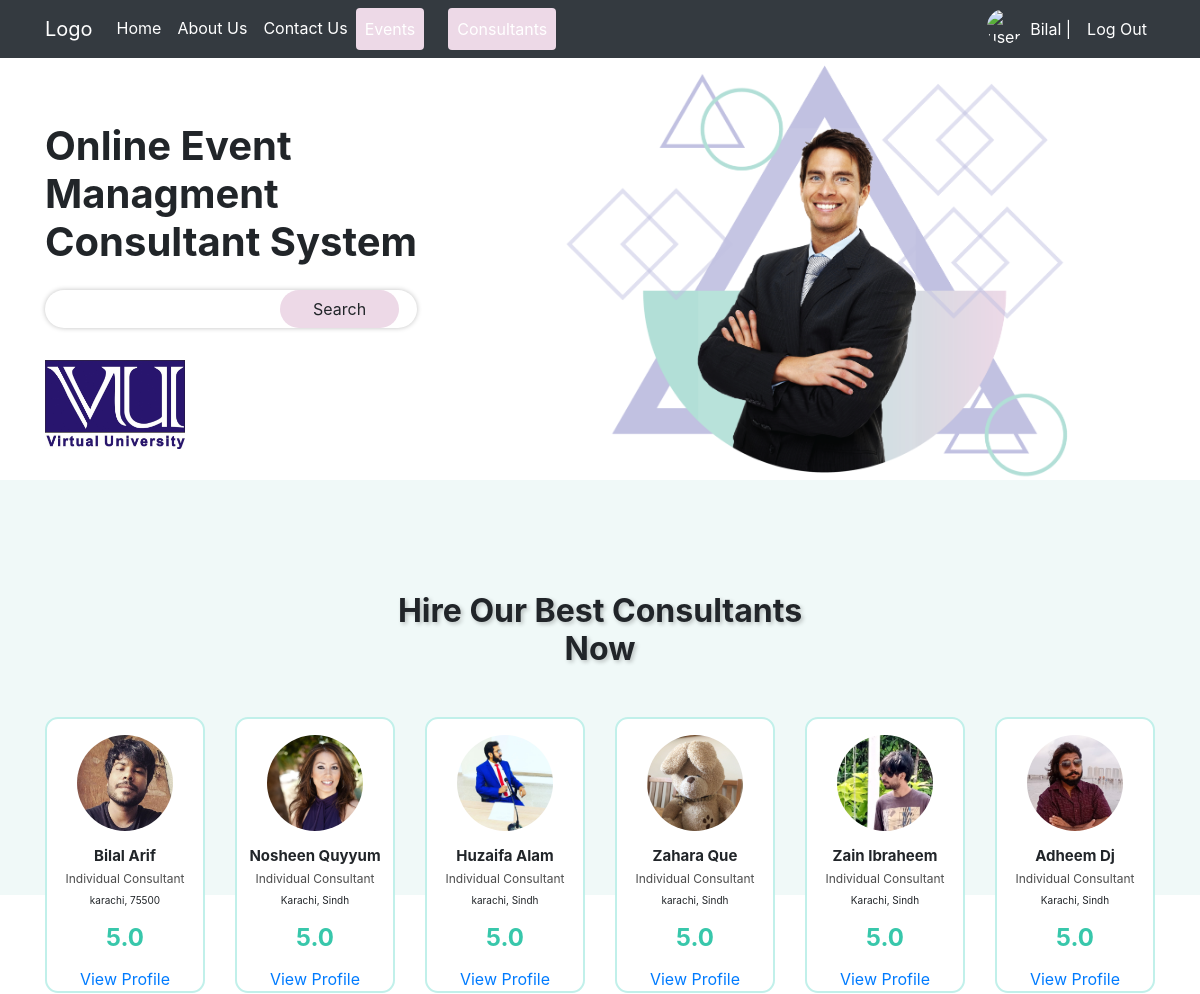
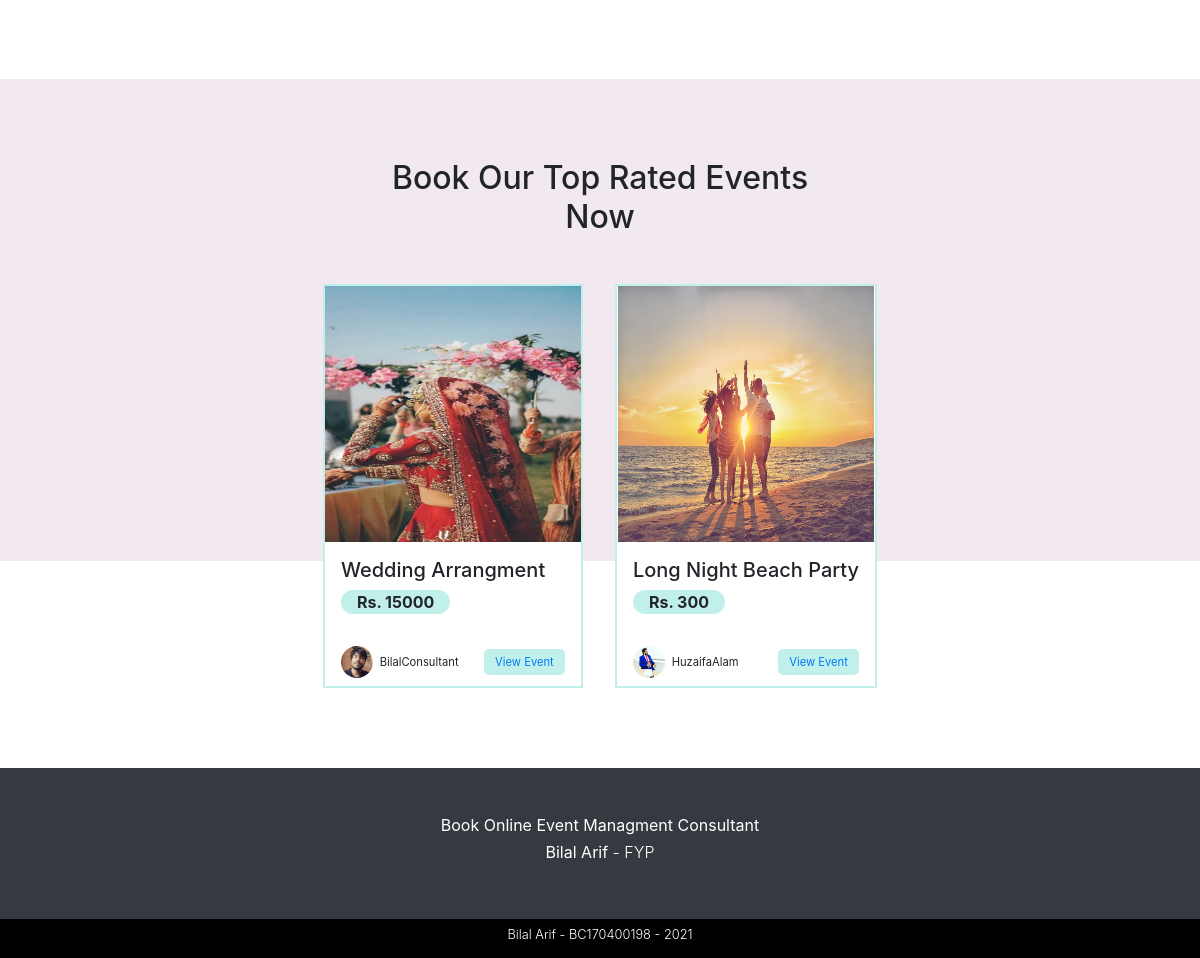
The page / (signed in) on the database its author committed (2 pictures, top to bottom).
### tables this page shows
CREATE TABLE IF NOT EXISTS `consultants` (
  `id` int(11) NOT NULL AUTO_INCREMENT,
  `username` varchar(100) NOT NULL,
  `email` varchar(100) NOT NULL,
  `consultant_type` varchar(255) NOT NULL,
  `rating` varchar(11) NOT NULL,
  `about` longtext NOT NULL,
  `profile_image` varchar(255) NOT NULL DEFAULT 'img/avatars/default.jpg',
  `firstname` varchar(100) NOT NULL,
  `lastname` varchar(100) NOT NULL,
  `password` varchar(255) NOT NULL,
  `role` varchar(50) NOT NULL,
  `availablity` varchar(50) NOT NULL DEFAULT 'available',
  `featured` tinyint(1) NOT NULL DEFAULT '0',
  `payment_methods` varchar(255) NOT NULL DEFAULT 'a:1:{i:0;s:4:"cash";}',
  `categories` varchar(255) DEFAULT NULL,
  `address` varchar(255) NOT NULL,
  `city` varchar(100) NOT NULL,
  `state` varchar(100) NOT NULL,
  `zip` varchar(100) NOT NULL,
  `profile_status` varchar(12) NOT NULL DEFAULT 'fine',
  `created_at` datetime NOT NULL DEFAULT CURRENT_TIMESTAMP,
  PRIMARY KEY (`id`)
);

CREATE TABLE IF NOT EXISTS `events` (
  `event_id` int(11) NOT NULL AUTO_INCREMENT,
  `event_title` text NOT NULL,
  `event_thumbnail` varchar(255) NOT NULL,
  `event_price` int(255) NOT NULL,
  `event_host` int(11) NOT NULL,
  `event_host_avatar` varchar(255) NOT NULL,
  `event_host_name` varchar(255) NOT NULL,
  `event_description` text NOT NULL,
  `event_categories` varchar(255) NOT NULL,
  `event_featured` tinyint(1) NOT NULL DEFAULT '0',
  `event_created` datetime NOT NULL DEFAULT CURRENT_TIMESTAMP,
  PRIMARY KEY (`event_id`)
);

### includes/classes/Database.php (called while the page is built, shortened)
<?php
class Database {
    private $pdo;
    public function __construct(){
        $this->pdo = new PDO("mysql:host=localhost;dbname=lamhey", "Bilal", "123123");
        $this->pdo->setAttribute(PDO::ATTR_ERRMODE, PDO::ERRMODE_EXCEPTION);
    }
    public function queryDB($sql, $mode, $values = array()){
        $stmt = $this->pdo->prepare($sql);
        foreach($values as $valueToBind){
            $stmt->bindValue($valueToBind[0], $valueToBind[1]);
        }
        $stmt->execute();
        if ($mode != Database::SELECTSINGLE && $mode != Database::SELECTALL && $mode != Database::EXECUTE){
            throw new Exception('Invalid Mode');
        }else if ($mode == Database::SELECTSINGLE){
            return $stmt->fetch(PDO::FETCH_ASSOC);
        }else if ($mode == Database::SELECTALL){
            return $stmt->fetchAll(PDO::FETCH_ASSOC);
        }
    }
}

### includes/classes/Consultant.php (called while the page is built, shortened)
<?php
    class Consultant extends User {
        public function featuredConsultants() {
            $sql = "SELECT * FROM consultants WHERE featured = :featured";
            $values = array( array(":featured", "1") );
            $result = $this->db->queryDB($sql, Database::SELECTALL, $values);
            return $result;
        }
    }

### includes/classes/User.php (called while the page is built, shortened)
<?php
class User {
    public function __construct($pUsername){
        $this->db = new Database();
    }
}

### includes/classes/Helper.php (called while the page is built, shortened)
<?php
class Helper {
    public function numericRating($_rating) {
        $oneStarPoints = 1;
        $threeStarPoints = 20;
        $fourStarPoints = 30;
        $fiveStarPoints = 40;
        $rating = $_rating;
                                    if ( $rating > $fiveStarPoints ) {
                                        return 5.0;
                                    }
    }
}

### includes/classes/Event.php (called while the page is built, shortened)
<?php
class Event {
    protected $db;
    public function __construct($_eventName){
        $this->db = new Database();
    }
    public function getFeaturedEvents() {
        $sql = "SELECT * FROM events WHERE event_featured = :event_featured";
        $values = array( array(":event_featured", "1") );
        $result =  $this->db->queryDB($sql, Database::SELECTALL, $values);
        return $result;
    }
}

### process/index_process.php (the view, shortened to what this page needs)
<?php
$events = new Event("HomeEvents");
$consultant = new Consultant("featuredConsultant");
$featuredConsultants = $consultant->featuredConsultants();
$featuredEvents = $events->getFeaturedEvents();
function featuredEventCard($event) {
    $id = $event['event_id'];
    $title = $event['event_title'];
    $thumbnail = $event['event_thumbnail'];
    $price = $event['event_price'];
    $hostAvatar = $event['event_host_avatar'];
    $hostName = $event['event_host_name'];
    $card =
    <<<HTML
        <div class="event-card mx-3">
            <div class="event-card-header">
                <img src="$thumbnail" alt="">
            </div>
            <div class="event-card-body">
                <h5 class="event-card-title">$title</h5>
                <label class="event-card-price">Rs. $price</label>
            </div>
            <div class="event-card-footer">
                <div class="event-card-profile">
                    <div class="event-card-profile-header">
                        <img src="$hostAvatar" alt="">
                    </div>
                    <h6 class="event-card-profie-username">$hostName</h6>
                </div>
            <a href="event-detail-page?id=$id" class="event-card-btn">View Event</a>
            </div>
        </div>
    HTML;
    echo $card;
}
function featuredConsultantCard($fConsultant) {
    $h = new Helper();
    $id = $fConsultant['id'];
    $name = $fConsultant['firstname']." ".$fConsultant['lastname'];
    $city = $fConsultant['city'];
    $consultantType = $fConsultant['consultant_type'];
    $state = $fConsultant['state'];
    $rating = $h->numericRating($fConsultant['rating']);
    $profile = $fConsultant['profile_image'];
    $card =
    <<<HTML
        <div class="col-sm-12 col-md-3 col-lg-2">
            <div class="consultant-card">
                <div class="consultant-card-header">
                    <img src="$profile" alt="">
                </div>
                <div class="consultant-card-body">
                    <h5 class="consultant-card-title">$name</h5>
                    <p class="consultant-card-type">$consultantType</p>
                    <p class="consultant-card-location">$city, $state</p>
                    <h4 class="consultant-card-rating">$rating.0</h4>
                    <a href="consultant-profile.php?id=$id">View Profile</a>
                </div>
            </div>
        </div>
    HTML;
    echo $card;
}
function featuredCardList($_events) {
    array_map("featuredEventCard", $_events);
}
function featuredConsultantList($consultant) {
    array_map("featuredConsultantCard", $consultant);
}

### css/style.css (style rules this page uses)
.consultant-card { border: 2px solid #C1F0EA; background: #fff; display: flex; justify-content: center; align-items: center; flex-direction: column; text-align: center; border-radius: 13px; }
.consultant-card-header { border-radius: 50%; overflow: hidden; width: 6em; height: 6em; margin-top: 1em; margin-bottom: 1em; }
.consultant-card-header img { width: 6em; }
.consultant-card-title { font-size: 15px; margin: 0; padding: 0; font-weight: bold; }
.consultant-card-type { margin: 0; padding: 5px 0; color: #4D4D4D; font-size: 12px; }
.consultant-card-location { font-size: 10px; }
.consultant-card-rating { font-weight: bold; color: #38C7AB; margin: 15px 0; padding: 0; }
.event-card { border: 2px solid #C1F0EA; background-color: #fff; }
.event-card-header { width: 100%; height: 50%; overflow: hidden; display: flex; justify-content: center; }
.event-card-header img { width: 18em; max-width: 16em; min-width: 16em; max-height: 16em; min-height: 16em; }
.event-card-body { padding: 1em; }
.event-card-price { background-color: #C1F0EA; padding: 0 1em; border-radius: 50px; font-weight: bold; }
.event-card-footer { display: flex; justify-content: space-between; align-items: center; padding: 0em 1em; margin: 0.5em 0em; }
.event-card-profile { display: flex; justify-content: center; align-items: center; }
.event-card-profile-header { width: 2em; height: 2em; overflow: hidden; border-radius: 50%; }
.event-card-profile-header img { width: 2em; min-width: 2em; max-width: 2em; }
.event-card-profie-username { padding: 0 0.6em; margin: 0; font-size: 0.7em; font-weight: 400; }
.event-card-btn { border: none; padding: 0.4em 1em; border-radius: 5px; font-size: 0.7em; background-color: #C1F0EA; }

### rows shown on the page
consultants: profile_image (picture), name "Bilal Arif", consultant_type "Individual Consultant", city "karachi", state "75500", rating "5"
consultants: profile_image (picture), name "Nosheen Quyyum", consultant_type "Individual Consultant", city "Karachi", state "Sindh", rating "5"
consultants: profile_image (picture), name "Huzaifa Alam", consultant_type "Individual Consultant", city "karachi", state "Sindh", rating "5"
consultants: profile_image (picture), name "Zahara Que", consultant_type "Individual Consultant", city "karachi", state "Sindh", rating "5"
consultants: profile_image (picture), name "Zain Ibraheem", consultant_type "Individual Consultant", city "Karachi", state "Sindh", rating "5"
consultants: profile_image (picture), name "Adheem Dj", consultant_type "Individual Consultant", city "Karachi", state "Sindh", rating "5"
events: event_thumbnail (picture), event_title "Wedding Arrangment", event_price "15000", event_host_avatar (picture), event_host_name "BilalConsultant"
events: event_thumbnail (picture), event_title "Long Night Beach Party", event_price "300", event_host_avatar (picture), event_host_name "HuzaifaAlam"

### other values the page prints
$username "Bilal"
